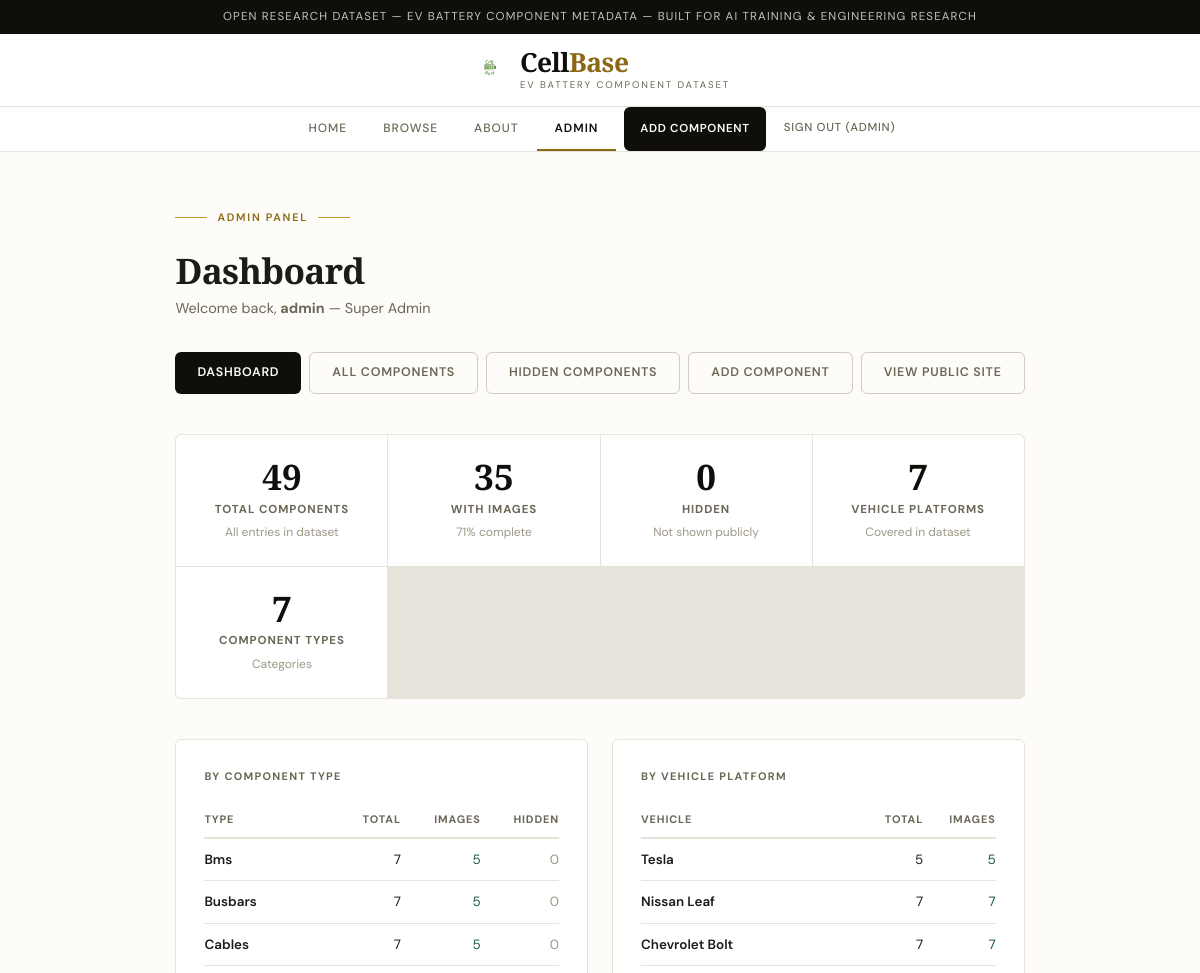
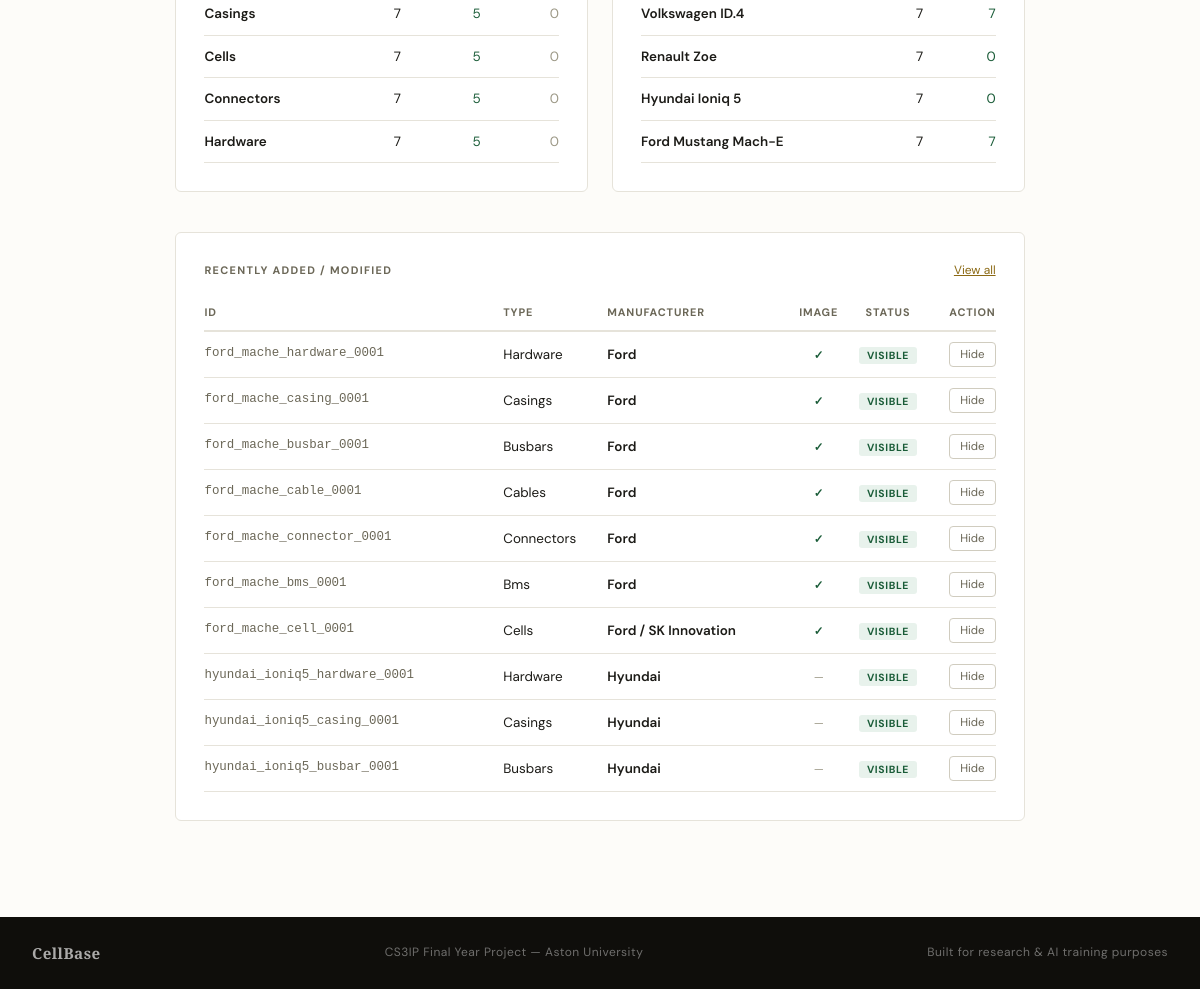
/admin/ (signed in), run on the app's committed database (2 pictures, top to bottom).
### tables this page shows
CREATE TABLE components (
            id TEXT PRIMARY KEY,
            type TEXT NOT NULL,
            manufacturer TEXT,
            model TEXT,
            specs TEXT,  -- We will store flexible specs (voltage, etc) as JSON text
            image_path TEXT,
            source_url TEXT
        , hidden INTEGER DEFAULT 0);

### app.py (the view)
@app.route('/admin')
@app.route('/admin/')
@login_required
def admin_dashboard():
    conn = get_db()
    total       = conn.execute("SELECT COUNT(*) FROM components").fetchone()[0]
    with_images = conn.execute("SELECT COUNT(*) FROM components WHERE image_path IS NOT NULL AND image_path != ''").fetchone()[0]
    hidden      = conn.execute("SELECT COUNT(*) FROM components WHERE hidden=1").fetchone()[0]
    image_pct   = round((with_images / total * 100)) if total > 0 else 0
    type_rows = conn.execute("""
        SELECT type,
               COUNT(*) as total,
               SUM(CASE WHEN image_path IS NOT NULL AND image_path != '' THEN 1 ELSE 0 END) as with_images,
               SUM(CASE WHEN hidden=1 THEN 1 ELSE 0 END) as hidden
        FROM components GROUP BY type ORDER BY type
    """).fetchall()
    vehicle_breakdown = []
    for v in VEHICLES:
        if v['slug'] == 'chevrolet':
            row = conn.execute("SELECT COUNT(*) as total, SUM(CASE WHEN image_path IS NOT NULL AND image_path != '' THEN 1 ELSE 0 END) as with_images FROM components WHERE id LIKE ?", (v['filter'],)).fetchone()
        else:
            row = conn.execute("SELECT COUNT(*) as total, SUM(CASE WHEN image_path IS NOT NULL AND image_path != '' THEN 1 ELSE 0 END) as with_images FROM components WHERE LOWER(manufacturer) LIKE ?", (v['filter'],)).fetchone()
        vehicle_breakdown.append({'name': v['name'], 'total': row['total'] or 0, 'with_images': row['with_images'] or 0})
    recent = conn.execute("SELECT id, type, manufacturer, model, image_path, hidden FROM components ORDER BY rowid DESC LIMIT 10").fetchall()
    conn.close()
    stats = {
        'total': total, 'with_images': with_images,
        'hidden': hidden, 'image_pct': image_pct,
        'vehicles': len(VEHICLES), 'component_types': len(type_rows)
    }
    return render_template('admin_dashboard.html',
                           stats=stats, type_breakdown=type_rows,
                           vehicle_breakdown=vehicle_breakdown, recent=recent)

### app.py (called while the page is built)
def get_db():
    conn = sqlite3.connect(DB_PATH)
    conn.row_factory = sqlite3.Row
    return conn

def login_required(f):
    @wraps(f)
    def decorated(*args, **kwargs):
        if 'username' not in session:
            flash('Please sign in to access the admin panel.', 'error')
            return redirect(url_for('login'))
        return f(*args, **kwargs)
    return decorated

### templates/admin_dashboard.html
{% extends "base.html" %}
{% block content %}
<div style="margin-bottom:32px;">
  <div class="hero-eyebrow">Admin Panel</div>
  <h1 class="page-title">Dashboard</h1>
  <p style="color:var(--text-muted);font-size:0.9rem;">
    Welcome back, <strong>{{ session.username }}</strong> &mdash; {{ session.role }}
  </p>
</div>
<div style="display:flex;gap:8px;margin-bottom:40px;flex-wrap:wrap;">
  <a href="{{ url_for('admin_dashboard') }}" class="btn">Dashboard</a>
  <a href="{{ url_for('admin_components') }}" class="btn secondary">All Components</a>
  <a href="{{ url_for('admin_hidden') }}" class="btn secondary">Hidden Components</a>
  <a href="{{ url_for('add_component') }}" class="btn secondary">Add Component</a>
  <a href="{{ url_for('index') }}" class="btn secondary">View Public Site</a>
</div>
<div style="display:grid;grid-template-columns:repeat(auto-fill,minmax(200px,1fr));gap:1px;
            background:var(--border);border:1px solid var(--border);
            border-radius:var(--radius-md);overflow:hidden;margin-bottom:40px;">
  {% set stat_items = [
    ('Total Components', stats.total, 'All entries in dataset'),
    ('With Images', stats.with_images, stats.image_pct|string + '% complete'),
    ('Hidden', stats.hidden, 'Not shown publicly'),
    ('Vehicle Platforms', stats.vehicles, 'Covered in dataset'),
    ('Component Types', stats.component_types, 'Categories'),
  ] %}
  {% for label, value, sub in stat_items %}
  <div style="background:var(--surface);padding:24px;text-align:center;">
    <div style="font-family:var(--font-display);font-size:2.2rem;font-weight:700;
                color:var(--ink);line-height:1;">{{ value }}</div>
    <div style="font-size:0.72rem;font-weight:700;letter-spacing:0.08em;
                text-transform:uppercase;color:var(--text-muted);margin-top:6px;">{{ label }}</div>
    <div style="font-size:0.75rem;color:var(--text-light);margin-top:4px;">{{ sub }}</div>
  </div>
  {% endfor %}
</div>
<div style="display:grid;grid-template-columns:1fr 1fr;gap:24px;margin-bottom:40px;">
  <div class="panel">
    <h3>By Component Type</h3>
    <table style="width:100%;border-collapse:collapse;font-size:0.84rem;">
      <thead>
        <tr style="border-bottom:2px solid var(--border);">
          <th style="text-align:left;padding:8px 0;font-size:0.68rem;letter-spacing:0.08em;text-transform:uppercase;color:var(--text-muted);">Type</th>
          <th style="text-align:right;padding:8px 0;font-size:0.68rem;letter-spacing:0.08em;text-transform:uppercase;color:var(--text-muted);">Total</th>
          <th style="text-align:right;padding:8px 0;font-size:0.68rem;letter-spacing:0.08em;text-transform:uppercase;color:var(--text-muted);">Images</th>
          <th style="text-align:right;padding:8px 0;font-size:0.68rem;letter-spacing:0.08em;text-transform:uppercase;color:var(--text-muted);">Hidden</th>
        </tr>
      </thead>
      <tbody>
        {% for row in type_breakdown %}
        <tr style="border-bottom:1px solid var(--border);">
          <td style="padding:10px 0;font-weight:600;text-transform:capitalize;">{{ row['type'] }}</td>
          <td style="padding:10px 0;text-align:right;">{{ row['total'] }}</td>
          <td style="padding:10px 0;text-align:right;color:var(--green);">{{ row['with_images'] }}</td>
          <td style="padding:10px 0;text-align:right;color:{% if row['hidden'] > 0 %}var(--gold){% else %}var(--text-light){% endif %};">{{ row['hidden'] }}</td>
        </tr>
        {% endfor %}
      </tbody>
    </table>
  </div>
  <div class="panel">
    <h3>By Vehicle Platform</h3>
    <table style="width:100%;border-collapse:collapse;font-size:0.84rem;">
      <thead>
        <tr style="border-bottom:2px solid var(--border);">
          <th style="text-align:left;padding:8px 0;font-size:0.68rem;letter-spacing:0.08em;text-transform:uppercase;color:var(--text-muted);">Vehicle</th>
          <th style="text-align:right;padding:8px 0;font-size:0.68rem;letter-spacing:0.08em;text-transform:uppercase;color:var(--text-muted);">Total</th>
          <th style="text-align:right;padding:8px 0;font-size:0.68rem;letter-spacing:0.08em;text-transform:uppercase;color:var(--text-muted);">Images</th>
        </tr>
      </thead>
      <tbody>
        {% for row in vehicle_breakdown %}
        <tr style="border-bottom:1px solid var(--border);">
          <td style="padding:10px 0;font-weight:600;">{{ row['name'] }}</td>
          <td style="padding:10px 0;text-align:right;">{{ row['total'] }}</td>
          <td style="padding:10px 0;text-align:right;color:var(--green);">{{ row['with_images'] }}</td>
        </tr>
        {% endfor %}
      </tbody>
    </table>
  </div>
</div>
<div class="panel">
  <div style="display:flex;justify-content:space-between;align-items:center;margin-bottom:16px;">
    <h3 style="margin-bottom:0;">Recently Added / Modified</h3>
    <a href="{{ url_for('admin_components') }}" style="font-size:0.75rem;color:var(--gold);text-decoration:underline;">View all</a>
  </div>
  <table style="width:100%;border-collapse:collapse;font-size:0.84rem;">
    <thead>
      <tr style="border-bottom:2px solid var(--border);">
        <th style="text-align:left;padding:8px 0;font-size:0.68rem;letter-spacing:0.08em;text-transform:uppercase;color:var(--text-muted);">ID</th>
        <th style="text-align:left;padding:8px 0;font-size:0.68rem;letter-spacing:0.08em;text-transform:uppercase;color:var(--text-muted);">Type</th>
        <th style="text-align:left;padding:8px 0;font-size:0.68rem;letter-spacing:0.08em;text-transform:uppercase;color:var(--text-muted);">Manufacturer</th>
        <th style="text-align:center;padding:8px 0;font-size:0.68rem;letter-spacing:0.08em;text-transform:uppercase;color:var(--text-muted);">Image</th>
        <th style="text-align:center;padding:8px 0;font-size:0.68rem;letter-spacing:0.08em;text-transform:uppercase;color:var(--text-muted);">Status</th>
        <th style="text-align:right;padding:8px 0;font-size:0.68rem;letter-spacing:0.08em;text-transform:uppercase;color:var(--text-muted);">Action</th>
      </tr>
    </thead>
    <tbody>
      {% for c in recent %}
      <tr style="border-bottom:1px solid var(--border);">
        <td style="padding:10px 0;font-family:monospace;font-size:0.78rem;color:var(--text-muted);">{{ c['id'] }}</td>
        <td style="padding:10px 0;text-transform:capitalize;">{{ c['type'] }}</td>
        <td style="padding:10px 0;font-weight:600;">{{ c['manufacturer'] }}</td>
        <td style="padding:10px 0;text-align:center;">
          {% if c['image_path'] %}
            <span style="color:var(--green);font-size:0.72rem;font-weight:700;">✓</span>
          {% else %}
            <span style="color:var(--text-light);font-size:0.72rem;">—</span>
          {% endif %}
        </td>
        <td style="padding:10px 0;text-align:center;">
          {% if c['hidden'] %}
            <span style="background:var(--gold-light);color:var(--gold);font-size:0.65rem;font-weight:700;
                         letter-spacing:0.06em;text-transform:uppercase;padding:2px 8px;border-radius:3px;">Hidden</span>
          {% else %}
            <span style="background:var(--green-light);color:var(--green);font-size:0.65rem;font-weight:700;
                         letter-spacing:0.06em;text-transform:uppercase;padding:2px 8px;border-radius:3px;">Visible</span>
          {% endif %}
        </td>
        <td style="padding:10px 0;text-align:right;">
          <form method="post" action="{{ url_for('admin_toggle_hide', id=c['id']) }}" style="display:inline;">
            <button type="submit" style="background:none;border:1px solid var(--border-mid);
                    border-radius:4px;padding:4px 10px;font-size:0.72rem;cursor:pointer;
                    color:var(--text-muted);font-family:var(--font-body);">
              {{ 'Show' if c['hidden'] else 'Hide' }}
            </button>
          </form>
        </td>
      </tr>
      {% endfor %}
    </tbody>
  </table>
</div>
{% endblock %}

### static/css/style.css (style rules this page uses)
*, *::before, *::after { box-sizing: border-box; margin: 0; padding: 0; }
:root { --ink: #0f0e0b; --parchment: #f7f5f0; --cream: #fdfcf9; --surface: #ffffff; --border: #e6e3da; --border-mid: #d0ccbf; --text: #1c1b17; --text-muted: #6b6757; --text-light: #9c9886; --gold: #8b6914; --gold-mid: #c49a2a; --gold-light: #faf4e1; --green: #1a5c38; --green-light: #e8f2ec; --radius: 2px; --radius-md: 6px; --shadow: 0 2px 12px rgba(0,0,0,0.07); --shadow-md: 0 4px 24px rgba(0,0,0,0.10); --font-display: 'Playfair Display', Georgia, serif; --font-body: 'DM Sans', system-ui, sans-serif; --max-w: 1280px; }
html { font-size: 16px; }
body { font-family: var(--font-body); background: var(--cream); color: var(--text); line-height: 1.6; min-height: 100vh; display: flex; flex-direction: column; }
a { color: inherit; text-decoration: none; }
.panel { background: var(--surface); border: 1px solid var(--border); border-radius: var(--radius-md); padding: 28px; }
.panel h3 { font-size: 0.68rem; font-weight: 700; letter-spacing: 0.12em; text-transform: uppercase; color: var(--text-muted); margin-bottom: 18px; }
.btn { display: inline-flex; align-items: center; justify-content: center; padding: 10px 22px; background: var(--ink); color: var(--surface); border: none; border-radius: var(--radius-md); font-family: var(--font-body); font-size: 0.78rem; font-weight: 600; letter-spacing: 0.06em; text-transform: uppercase; cursor: pointer; transition: opacity 0.15s; }
.btn.secondary { background: transparent; color: var(--text-muted); border: 1px solid var(--border-mid); }
.page-title { font-family: var(--font-display); font-size: 2.2rem; font-weight: 700; letter-spacing: -0.02em; line-height: 1.1; margin-bottom: 8px; }
.hero-eyebrow { display: inline-flex; align-items: center; gap: 10px; font-size: 0.68rem; font-weight: 600; letter-spacing: 0.16em; text-transform: uppercase; color: var(--gold); margin-bottom: 24px; }
.hero-eyebrow::before, .hero-eyebrow::after { content: ''; display: block; width: 32px; height: 1px; background: var(--gold-mid); }

### data on the page
components: id "ford_mache_hardware_0001", type "Hardware", manufacturer "Ford", shows "VISIBLE", hidden "Hide"
components: id "ford_mache_casing_0001", type "Casings", manufacturer "Ford", shows "VISIBLE", hidden "Hide"
components: id "ford_mache_busbar_0001", type "Busbars", manufacturer "Ford", shows "VISIBLE", hidden "Hide"
components: id "ford_mache_cable_0001", type "Cables", manufacturer "Ford", shows "VISIBLE", hidden "Hide"
components: id "ford_mache_connector_0001", type "Connectors", manufacturer "Ford", shows "VISIBLE", hidden "Hide"
components: id "ford_mache_bms_0001", type "Bms", manufacturer "Ford", shows "VISIBLE", hidden "Hide"
components: id "ford_mache_cell_0001", type "Cells", manufacturer "Ford / SK Innovation", shows "VISIBLE", hidden "Hide"
components: id "hyundai_ioniq5_hardware_0001", type "Hardware", manufacturer "Hyundai", shows "VISIBLE", hidden "Hide"
components: id "hyundai_ioniq5_casing_0001", type "Casings", manufacturer "Hyundai", shows "VISIBLE", hidden "Hide"
components: id "hyundai_ioniq5_busbar_0001", type "Busbars", manufacturer "Hyundai", shows "VISIBLE", hidden "Hide"

### other printed values
{{ session.username }} "ADMIN"
{{ session.username }} "admin"
{{ session.role }} "Super Admin"
{{ value }} "49" "35" "0" "7" "7"
{{ label }} "TOTAL COMPONENTS" "WITH IMAGES" "HIDDEN" "VEHICLE PLATFORMS" "COMPONENT TYPES"
{{ sub }} "All entries in dataset" "71% complete" "Not shown publicly" "Covered in dataset" "Categories"
{{ row['type'] }} "Bms" "Busbars" "Cables" "Casings" "Cells" "Connectors" "Hardware"
{{ row['total'] }} "7" "7" "7" "7" "7" "7" "7"
{{ row['with_images'] }} "5" "5" "5" "5" "5" "5" "5"
{{ row['hidden'] }} "0" "0" "0" "0" "0" "0" "0"
{{ row['name'] }} "Tesla" "Nissan Leaf" "Chevrolet Bolt" "Volkswagen ID.4" "Renault Zoe" "Hyundai Ioniq 5" "Ford Mustang Mach-E"
{{ row['total'] }} "5" "7" "7" "7" "7" "7" "7"
{{ row['with_images'] }} "5" "7" "7" "7" "0" "0" "7"
